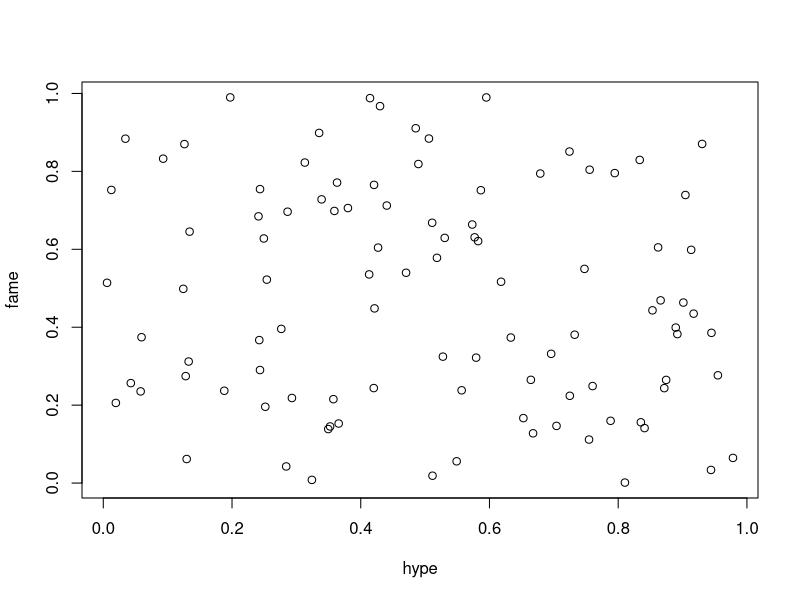

Reproduce this figure in R.
## ---- chunk 1
rdat <- data.frame( runif(100), runif(100) )
plot(rdat, xlab="hype", ylab="fame")
